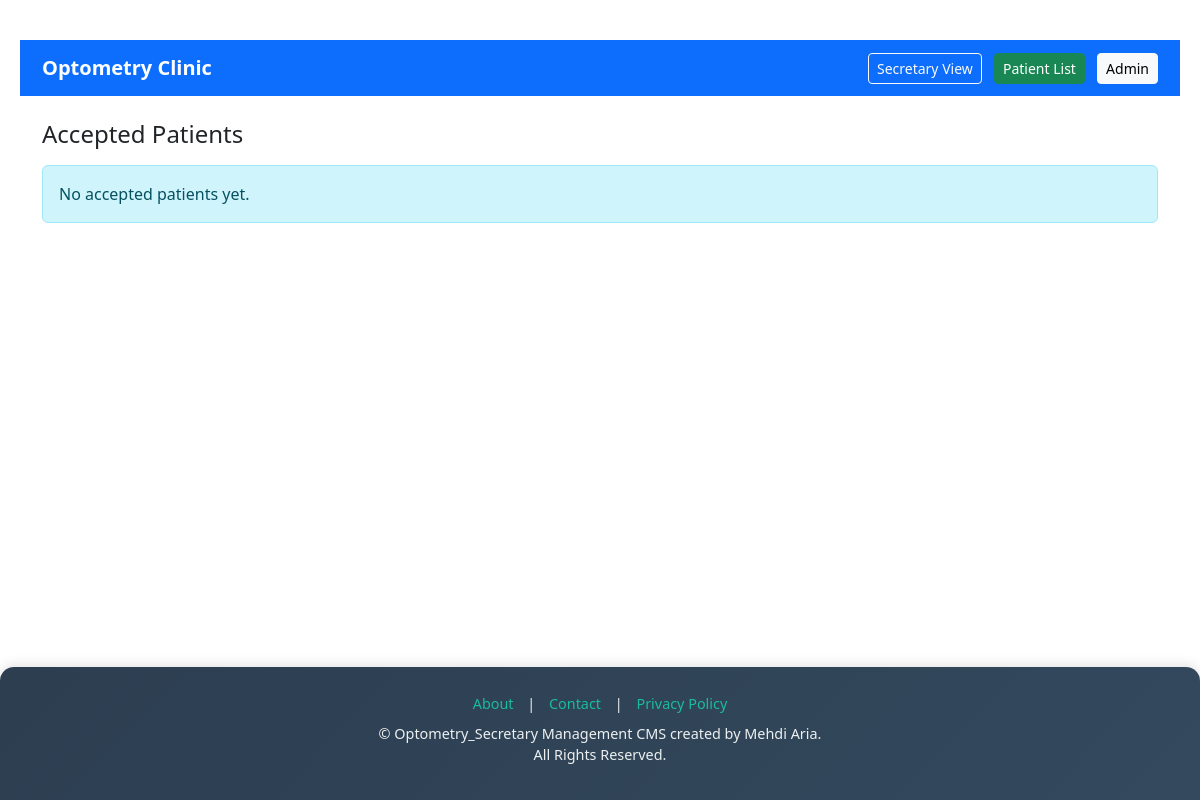
The page /doctor/ (signed in) on the database as committed earlier.
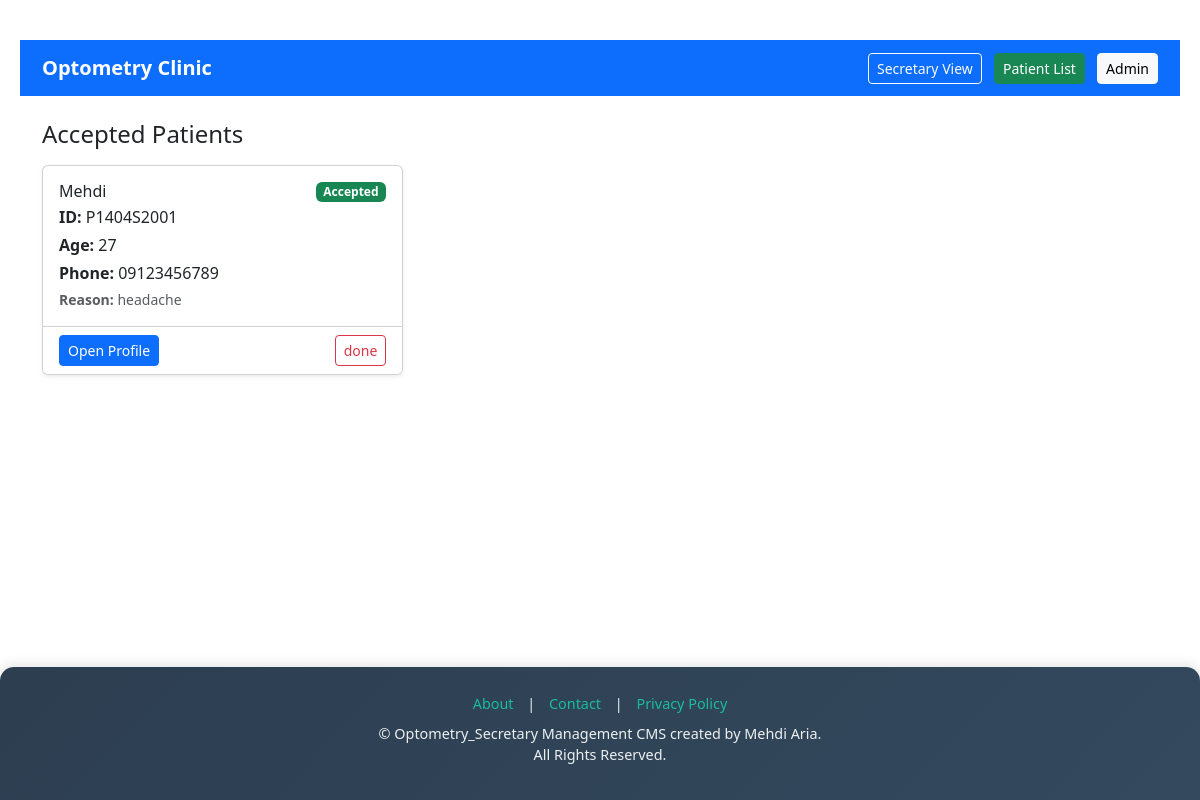
The same page on the database as committed later.
### secretary/models.py (models this page shows, shortened)
class Patient(models.Model):
    STATUS_CHOICES = [
        ("waiting", "Waiting (Secretary list)"),
        ("accepted", "Accepted (Doctor list)"),
        ("done", "Done (Removed from both lists)"),
    ]
    patient_id = models.CharField(max_length=20, unique=True, editable=False)
    name = models.CharField(max_length=100)
    family_name = models.CharField(max_length=100)
    phone = models.CharField(max_length=15, blank=True, null=True)
    age = models.PositiveIntegerField()
    gender = models.CharField(max_length=1, choices=[('M','Male'),('F','Female')])
    melli_code = models.CharField(max_length=10,unique=True, blank=True, null=True)
    reason = models.TextField()
    status = models.CharField(max_length=20, choices=STATUS_CHOICES, default='waiting')
    created_at = models.DateTimeField(default=timezone.now)  # ✅ Correct

### doctor/views.py (the view)
# urls.py: path('', views.doctor_dashboard, name='doctor_dashboard'),
@login_required
@permission_required('doctor.view_patient', raise_exception=True)
def doctor_dashboard(request):
    patients = Patient.objects.filter(status="accepted").order_by('-id')
    return render(request, "doctor/dashboard.html", {"patients": patients})

### doctor/templates/doctor/dashboard.html (shortened to what this page needs)
{% extends "base.html" %}
  {% block extra_css %}
    <link href="https://cdn.jsdelivr.net/npm/bootstrap@5.3.3/dist/css/bootstrap.min.css" rel="stylesheet"/>
  {% endblock %}
{% block content %}
  <nav class="navbar navbar-expand-lg navbar-dark bg-primary">
    <div class="container">
      <a class="navbar-brand fw-bold" href="#">Optometry Clinic</a>
      <div class="ms-auto">
        <a class="btn btn-outline-light btn-sm" href="/secretary/">Secretary View</a>
        <a class="btn btn-success btn-sm ms-2" href="{% url 'doctor:doctor_patient_list' %}">Patient List</a>
        <a class="btn btn-light btn-sm ms-2" href="/admin/">Admin</a>
      </div>
    </div>
  </nav>
  <main class="container py-4">
    <div class="d-flex align-items-center justify-content-between mb-3">
      <h4 class="mb-0">Accepted Patients</h4>
    </div>
    <div id="patients-list">
      {% include 'doctor/patients_list.html' %}
    </div>
  </main>
{% endblock %}

### doctor/templates/doctor/patients_list.html (shortened to what this page needs)
{% if patients %}
  <div class="row row-cols-1 row-cols-md-2 row-cols-lg-3 g-3">
    {% for patient in patients %}
      <div class="col">
        <div class="card h-100 shadow-sm">
          <div class="card-body">
            <div class="d-flex justify-content-between align-items-start">
              <h6 class="card-title mb-1">{{ patient.name }}</h6>
              {% if patient.status == 'accepted' %}
                <span class="badge bg-success">Accepted</span>
              {% elif patient.status == 'waiting' %}
                <span class="badge bg-warning">Waiting</span>
              {% endif %}
            </div>
            <p class="mb-1"><strong>ID:</strong> {{ patient.patient_id }}</p>
            <p class="mb-1"><strong>Age:</strong> {{ patient.age }}</p>
            {% if patient.phone %}
              <p class="mb-1"><strong>Phone:</strong> {{ patient.phone }}</p>
            {% endif %}
            <p class="text-muted small mb-0"><strong>Reason:</strong> {{ patient.reason }}</p>
          </div>
          <div class="card-footer bg-white d-flex justify-content-between">
            <a class="btn btn-sm btn-primary" href="{% url 'doctor:patient_profile' patient.patient_id %}">Open Profile</a>
            {% if patient.status == 'accepted' %}
              <form method="POST" action="{% url 'doctor:remove_from_accepted' patient.patient_id %}" class="d-inline">
                <button type="submit" class="btn btn-sm btn-outline-danger"
                        onclick="return confirm('Remove from accepted list?');">
                    done
                </button>
              </form>
            {% endif %}
          </div>
        </div>
      </div>
    {% endfor %}
  </div>
{% else %}
  <div class="alert alert-info">No accepted patients yet.</div>
{% endif %}

Rows that differ between the two databases and show on the page:
added Patient: name "Mehdi", status "Accepted", patient_id "P1404S2001", age "27", phone "09123456789", reason "headache"
Other text that changed with them:
text no longer shown: "No accepted patients yet."
